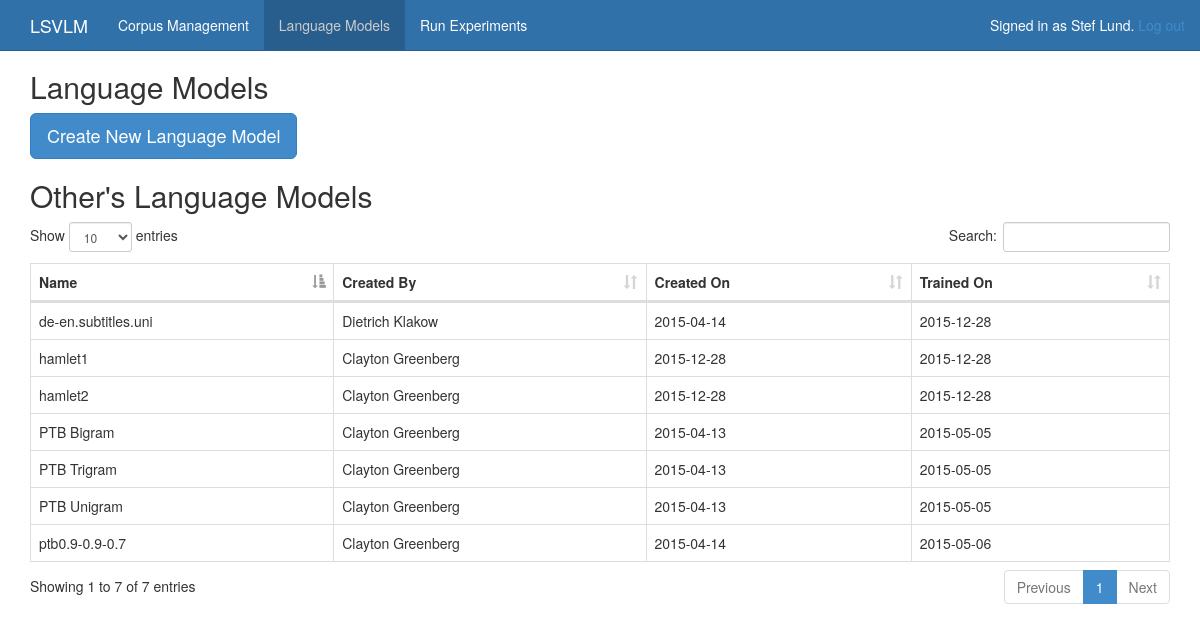
Page /lm/ (signed in) on the committed database.
### lm/models.py (models this page shows, shortened)
class LM(models.Model):
    UNTRAINED = 1
    TRAINED = 2
    TRAINING = 3
    STATUS_CHOICES = (
        (1, 'Untrained'),
        (2, 'Trained'),
        (3, 'Training'),
    )
    name = models.CharField(max_length=20, unique=True)
    user = models.ForeignKey(User)
    description = models.CharField(max_length=500)
    date_added = models.DateTimeField('date published')
    last_trained = models.DateTimeField(null=True, blank=True)
    lmdata = JSONField()
    status = models.IntegerField(choices=STATUS_CHOICES, default=1)
    default_corpus = models.IntegerField(default=0)

### lm/views.py (the view)
@login_required
def index(request):
    context = { 'my_lms' : LM.objects.filter(user = request.user),
                'other_lms': LM.objects.exclude(user = request.user)}
    return render(request, 'lm/index.html', context)

### lm/templates/lm/index.html (shortened to what this page needs)
{% extends "lm_base.html" %}
{% load staticfiles %}
{% block content %}
<h2>Language Models</h2>
<div id="index-links">
    <a class="btn btn-primary btn-lg" href="{% url 'lm:new' %}" role="button">Create New Language Model</a>
</div>
{% if other_lms %}
<h2>Other's Language Models</h2>
{% include "lm/_lm_table.html" with lms=other_lms %}
{% endif %}
{% endblock %}
{% block css %}
<link href="{% static 'css/dataTables.bootstrap.css' %}" rel="stylesheet" type="text/css" />
{% endblock %}

### templates/base.html (shortened to what this page needs)
{% load staticfiles %}
<!DOCTYPE html>
<html lang="en">
  <head>
    <link href="{% static 'css/bootstrap.css' %}" rel="stylesheet" type="text/css" />
    <link href="{% static 'css/base.css' %}" rel="stylesheet" type="text/css" />
    {% block css %}{% endblock %}
  </head>
  <body>
    <nav class="navbar navbar-fixed-top navbar-blue">
      <div class="container">
        <div class="navbar-header">
          <a class="navbar-brand" href="{% url 'index' %}">LSVLM</a>
        </div>
        {% block navbar %}
        <div id="navbar" class="collapse navbar-collapse">
          <ul class="nav navbar-nav">
            <li {% block corpusnav %}{% endblock %}><a href="{% url 'corpora:index' %}">Corpus Management</a></li>
            <li {% block lmnav %}{% endblock %}><a href="{% url 'lm:index' %}">Language Models</a></li>
            <li {% block experimentsnav %}{% endblock %}><a href="{% url 'experiments:index' %}">Run Experiments</a></li>
          </ul>
          <p class="navbar-text navbar-right">Signed in as {{ user.first_name }} {{ user.last_name }}.
              <a href="{% url 'logout' %}">Log out</a></p>
        </div>
        {% endblock %}
      </div>
    </nav>
    <div class="container">
        {% block content %}
        {% endblock %}
    </div>
  </body>
</html>

### lm/templates/lm/_lm_table.html
<table id="corpus_table" class="table table-hover table-bordered searchable-table">
    <thead>
        <tr>
            <th>Name</th>
            <th>Created By</th>
            <th>Created On</th>
            <th>Trained On</th>
        </tr>
    </thead>
    <tbody>
    {% for lm in lms %}
        <tr class="corpus" href="{% url 'lm:lm' lm.id %}">
            <td>{{ lm.name }}</td>
            <td>{{ lm.user.first_name }} {{ lm.user.last_name }}</td>
            <td>{{ lm.date_added|date:'Y-m-d' }}</td>
            <td>{% if lm.status == 2 %}
                    {{ lm.last_trained|date:'Y-m-d' }}
                {% elif lm.status == 3 %}
                    Training...
                {% elif lm.user == user %}
                    <a class="btn btn-primary btn-lg" href="{% url 'lm:train' lm.id %}" role="button">Train now</a>
                {% else %}
                    Not trained
                {% endif %}
            </td>
        </tr>
    {% endfor %}
    </tbody>
</table>

### static/css/base.css (style rules this page uses)
body { padding-top: 50px; }
.navbar-blue { background-color: #3071a9; border-color: #285e8e; color: #fff; }
.navbar-blue .navbar-brand { color: #ffffff; }
.navbar-blue .navbar-nav > li > a { color: #ffffff; }
.navbar-blue .navbar-nav > .active > a, .navbar-blue .navbar-nav > .active > a:hover, .navbar-blue .navbar-nav > .active > a:focus { color: #ccc; background-color: #285e8e; }

### rows in the picture
LM: name "PTB Bigram", user.first_name "Clayton", user.last_name "Greenberg", date_added "2015-04-13", last_trained "2015-05-05"
LM: name "PTB Trigram", user.first_name "Clayton", user.last_name "Greenberg", date_added "2015-04-13", last_trained "2015-05-05"
LM: name "PTB Unigram", user.first_name "Clayton", user.last_name "Greenberg", date_added "2015-04-13", last_trained "2015-05-05"
LM: name "ptb0.9-0.9-0.7", user.first_name "Clayton", user.last_name "Greenberg", date_added "2015-04-14", last_trained "2015-05-06"
LM: name "de-en.subtitles.uni", user.first_name "Dietrich", user.last_name "Klakow", date_added "2015-04-14", last_trained "2015-12-28"
LM: name "hamlet1", user.first_name "Clayton", user.last_name "Greenberg", date_added "2015-12-28", last_trained "2015-12-28"
LM: name "hamlet2", user.first_name "Clayton", user.last_name "Greenberg", date_added "2015-12-28", last_trained "2015-12-28"

### other values in the picture
{{ user.first_name }} "Stef"
{{ user.last_name }} "Lund"
